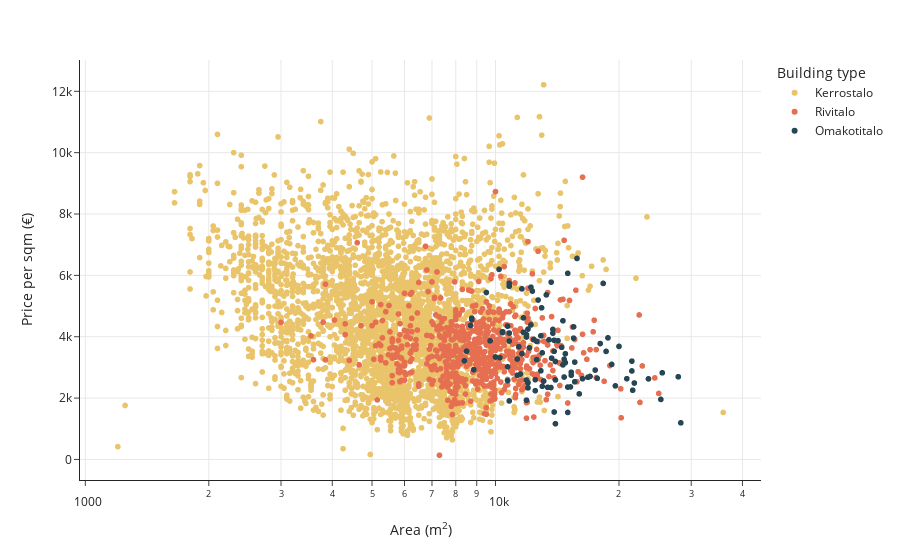

The cell this chart's notebook holds for it:
### Code cell
fig = px.scatter(
    data_frame=data,
    x="area_m2",
    y="price_per_m2_e",
    template="simple_white",
    log_x=True,
    color="type",
    color_discrete_map={
        "Kerrostalo": "#e9c46a",
        "Rivitalo": "#e76f51",
        "Omakotitalo": "#264653",
    },
    hover_data={
        "price_per_m2_e":":.0f",
        "area_m2": ":.0f",
        "type": False
        },
    hover_name="type",
    labels=dict(price_per_m2_e="Price per sqm (€)", area_m2="Area (m<sup>2</sup>)", type="Building type")
)
fig.update_traces(hovertemplate='Area: %{x} m<sup>2</sup><br>Price Per sqm:%{y}€') #
fig.update_traces(hovertemplate=None, selector={'name':'Europe'}) 
fig.update_xaxes(showgrid=True)
fig.update_yaxes(showgrid=True)
fig.show()

### Figure 1 — Plotly figure (JSON) as saved in the notebook; plotly's stock layout.template omitted (floating-point values rounded to 4 significant figures; data arrays with more than 128 entries replaced by an {"elided": "..."} marker saying what was removed)
{"data": [{"customdata": {"elided": "3274x1 str values"}, "hovertemplate": "Area: %{x} m<sup>2</sup><br>Price Per sqm:%{y}€", "hovertext": {"elided": "3274 str values"}, "legendgroup": "Kerrostalo", "marker": {"color": "#e9c46a", "symbol": "circle"}, "mode": "markers", "name": "Kerrostalo", "showlegend": true, "type": "scattergl", "x": {"elided": "3274 float values"}, "xaxis": "x", "y": {"elided": "3274 float values"}, "yaxis": "y"}, {"customdata": {"elided": "663x1 str values"}, "hovertemplate": "Area: %{x} m<sup>2</sup><br>Price Per sqm:%{y}€", "hovertext": {"elided": "663 str values"}, "legendgroup": "Rivitalo", "marker": {"color": "#e76f51", "symbol": "circle"}, "mode": "markers", "name": "Rivitalo", "showlegend": true, "type": "scattergl", "x": {"elided": "663 float values"}, "xaxis": "x", "y": {"elided": "663 float values"}, "yaxis": "y"}, {"customdata": [["Omakotitalo"], ["Omakotitalo"], ["Omakotitalo"], ["Omakotitalo"], ["Omakotitalo"], ["Omakotitalo"], ["Omakotitalo"], ["Omakotitalo"], ["Omakotitalo"], ["Omakotitalo"], ["Omakotitalo"], ["Omakotitalo"], ["Omakotitalo"], ["Omakotitalo"], ["Omakotitalo"], ["Omakotitalo"], ["Omakotitalo"], ["Omakotitalo"], ["Omakotitalo"], ["Omakotitalo"], ["Omakotitalo"], ["Omakotitalo"], ["Omakotitalo"], ["Omakotitalo"], ["Omakotitalo"], ["Omakotitalo"], ["Omakotitalo"], ["Omakotitalo"], ["Omakotitalo"], ["Omakotitalo"], ["Omakotitalo"], ["Omakotitalo"], ["Omakotitalo"], ["Omakotitalo"], ["Omakotitalo"], ["Omakotitalo"], ["Omakotitalo"], ["Omakotitalo"], ["Omakotitalo"], ["Omakotitalo"], ["Omakotitalo"], ["Omakotitalo"], ["Omakotitalo"], ["Omakotitalo"], ["Omakotitalo"], ["Omakotitalo"], ["Omakotitalo"], ["Omakotitalo"], ["Omakotitalo"], ["Omakotitalo"], ["Omakotitalo"], ["Omakotitalo"], ["Omakotitalo"], ["Omakotitalo"], ["Omakotitalo"], ["Omakotitalo"], ["Omakotitalo"], ["Omakotitalo"], ["Omakotitalo"], ["Omakotitalo"], ["Omakotitalo"], ["Omakotitalo"], ["Omakotitalo"], ["Omakotitalo"], ["Omakotitalo"], ["Omakotitalo"], ["Omakotitalo"], ["Omakotitalo"], ["Omakotitalo"], ["Omakotitalo"], ["Omakotitalo"], ["Omakotitalo"], ["Omakotitalo"], ["Omakotitalo"], ["Omakotitalo"], ["Omakotitalo"], ["Omakotitalo"], ["Omakotitalo"], ["Omakotitalo"], ["Omakotitalo"], ["Omakotitalo"], ["Omakotitalo"], ["Omakotitalo"], ["Omakotitalo"], ["Omakotitalo"], ["Omakotitalo"], ["Omakotitalo"], ["Omakotitalo"], ["Omakotitalo"], ["Omakotitalo"], ["Omakotitalo"], ["Omakotitalo"], ["Omakotitalo"], ["Omakotitalo"], ["Omakotitalo"], ["Omakotitalo"], ["Omakotitalo"], ["Omakotitalo"], ["Omakotitalo"], ["Omakotitalo"], ["Omakotitalo"], ["Omakotitalo"], ["Omakotitalo"], ["Omakotitalo"], ["Omakotitalo"], ["Omakotitalo"], ["Omakotitalo"], ["Omakotitalo"], ["Omakotitalo"]], "hovertemplate": "Area: %{x} m<sup>2</sup><br>Price Per sqm:%{y}€", "hovertext": ["Omakotitalo", "Omakotitalo", "Omakotitalo", "Omakotitalo", "Omakotitalo", "Omakotitalo", "Omakotitalo", "Omakotitalo", "Omakotitalo", "Omakotitalo", "Omakotitalo", "Omakotitalo", "Omakotitalo", "Omakotitalo", "Omakotitalo", "Omakotitalo", "Omakotitalo", "Omakotitalo", "Omakotitalo", "Omakotitalo", "Omakotitalo", "Omakotitalo", "Omakotitalo", "Omakotitalo", "Omakotitalo", "Omakotitalo", "Omakotitalo", "Omakotitalo", "Omakotitalo", "Omakotitalo", "Omakotitalo", "Omakotitalo", "Omakotitalo", "Omakotitalo", "Omakotitalo", "Omakotitalo", "Omakotitalo", "Omakotitalo", "Omakotitalo", "Omakotitalo", "Omakotitalo", "Omakotitalo", "Omakotitalo", "Omakotitalo", "Omakotitalo", "Omakotitalo", "Omakotitalo", "Omakotitalo", "Omakotitalo", "Omakotitalo", "Omakotitalo", "Omakotitalo", "Omakotitalo", "Omakotitalo", "Omakotitalo", "Omakotitalo", "Omakotitalo", "Omakotitalo", "Omakotitalo", "Omakotitalo", "Omakotitalo", "Omakotitalo", "Omakotitalo", "Omakotitalo", "Omakotitalo", "Omakotitalo", "Omakotitalo", "Omakotitalo", "Omakotitalo", "Omakotitalo", "Omakotitalo", "Omakotitalo", "Omakotitalo", "Omakotitalo", "Omakotitalo", "Omakotitalo", "Omakotitalo", "Omakotitalo", "Omakotitalo", "Omakotitalo", "Omakotitalo", "Omakotitalo", "Omakotitalo", "Omakotitalo", "Omakotitalo", "Omakotitalo", "Omakotitalo", "Omakotitalo", "Omakotitalo", "Omakotitalo", "Omakotitalo", "Omakotitalo", "Omakotitalo", "Omakotitalo", "Omakotitalo", "Omakotitalo", "Omakotitalo", "Omakotitalo", "Omakotitalo", "Omakotitalo", "Omakotitalo", "Omakotitalo", "Omakotitalo", "Omakotitalo", "Omakotitalo", "Omakotitalo", "Omakotitalo", "Omakotitalo", "Omakotitalo"], "legendgroup": "Omakotitalo", "marker": {"color": "#264653", "symbol": "circle"}, "mode": "markers", "name": "Omakotitalo", "showlegend": true, "type": "scattergl", "x": [12000.0, 10800.0, 9500.0, 13650.0, 14700.0, 27900.0, 17000.0, 10250.0, 15600.0, 16800.0, 13000.0, 11700.0, 25300.0, 18000.0, 12600.0, 21600.0, 10700.0, 18800.0, 13800.0, 10400.0, 13900.0, 17700.0, 16300.0, 10800.0, 21800.0, 12900.0, 12700.0, 8500.0, 10000.0, 14000.0, 12400.0, 14000.0, 10400.0, 11900.0, 12300.0, 12500.0, 25500.0, 15000.0, 10800.0, 11900.0, 12900.0, 11600.0, 12200.0, 15300.0, 10800.0, 11600.0, 13300.0, 15500.0, 12000.0, 14700.0, 20000.0, 12200.0, 19200.0, 12950.0, 10200.0, 13670.0, 11900.0, 15500.0, 14500.0, 16000.0, 21500.0, 14200.0, 12500.0, 18300.0, 14800.0, 15800.0, 10800.0, 14600.0, 15230.0, 13800.0, 19600.0, 13900.0, 8850.0, 10700.0, 15000.0, 12400.0, 17500.0, 14600.0, 18600.0, 11300.0, 15300.0, 13100.0, 11700.0, 15600.0, 28300.0, 8400.0, 10700.0, 13500.0, 11500.0, 11900.0, 9700.0, 15000.0, 20900.0, 11400.0, 8700.0, 12600.0, 12100.0, 13700.0, 13900.0, 13400.0, 21500.0, 14000.0, 12000.0, 11300.0, 8750.0, 13000.0, 14800.0, 8750.0, 23600.0], "xaxis": "x", "y": [2500.0, 4120.0, 5442.0, 2344.0, 3265.0, 2695.0, 2706.0, 3317.0, 2532.0, 2679.0, 3477.0, 4615.0, 1957.0, 3778.0, 3254.0, 2257.0, 4346.0, 3963.0, 4239.0, 4163.0, 3525.0, 2644.0, 2632.0, 3861.0, 2491.0, 4031.0, 5197.0, 3529.0, 3340.0, 3193.0, 3911.0, 2593.0, 4135.0, 1933.0, 5488.0, 2240.0, 2824.0, 6067.0, 5741.0, 2588.0, 2890.0, 3448.0, 4385.0, 2745.0, 5648.0, 5560.0, 5365.0, 4323.0, 4250.0, 2687.0, 3685.0, 5615.0, 3099.0, 4942.0, 6196.0, 5779.0, 4067.0, 3955.0, 3655.0, 2138.0, 2884.0, 3873.0, 2600.0, 5738.0, 3446.0, 6551.0, 1907.0, 3082.0, 2364.0, 4116.0, 2398.0, 1547.0, 2927.0, 2570.0, 1533.0, 3911.0, 2914.0, 4521.0, 3522.0, 2743.0, 2843.0, 2557.0, 4145.0, 3173.0, 1193.0, 3214.0, 3019.0, 3900.0, 2783.0, 3992.0, 3866.0, 2360.0, 2632.0, 3675.0, 4368.0, 3849.0, 3636.0, 3303.0, 3885.0, 2351.0, 3205.0, 1164.0, 2333.0, 3274.0, 4560.0, 2385.0, 3155.0, 4606.0, 2627.0], "yaxis": "y"}], "layout": {"legend": {"title": {"text": "Building type"}, "tracegroupgap": 0}, "margin": {"t": 60}, "xaxis": {"anchor": "y", "domain": [0, 1], "showgrid": true, "title": {"text": "Area (m<sup>2</sup>)"}, "type": "log"}, "yaxis": {"anchor": "x", "domain": [0, 1], "showgrid": true, "title": {"text": "Price per sqm (€)"}}}}
